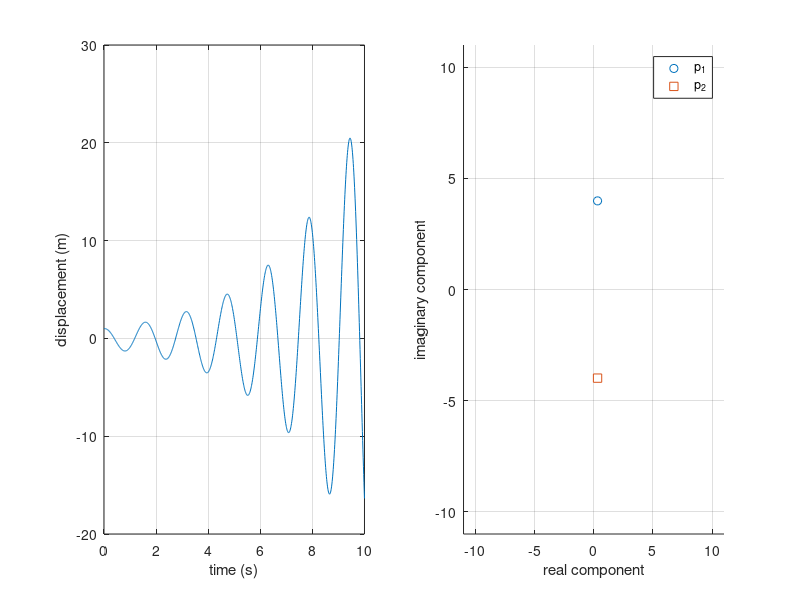

Reproduce this figure in MATLAB.
%{
Example of 2nd order system stability
%}

clear
clc
close all

%% System data for free response

wn = 4;                     % natural frequency omega_n, rad/sec
z = -0.08;                     % damping z for a stable underdamped system
EOM = [1 2*z*wn wn^2];      % standard form of the EOM for free vibration
x_0 = 1;                 % initial displacement of the system
v_0 = 0;                    % initial velocity of the system
tt = linspace(0,10,1000);   % time vector of the system

% calculate the roots of the system
p=roots(EOM)              

% select the damping case and solve for the temporal displacement 
if abs(z) < 1 % underdamped
    A = sqrt(wn^2*x_0^2+v_0^2)/wn;
    phi = atan((x_0*wn)/v_0);
    xx = A*exp(-z*wn*tt).*sin(wn*tt+phi);
elseif abs(z) == 1 % critically damped
        a_1 = x_0;
        a_2 = v_0+wn*x_0;
        xx = (a_1 + a_2*tt).*exp(z*-wn*tt);
elseif abs(z) > 1 % overdamped        
        a_1 = (-v_0 + (-z + sqrt(z^2-1) )* wn*x_0)/(2 * wn * sqrt(z^2 -1));
        a_2 = (v_0 + (z + sqrt(z^2-1) )* wn*x_0)/(2 * wn * sqrt(z^2 -1));
        xx = exp(-z*wn*tt) .* (a_1* exp(-wn*tt*sqrt(z^2-1)) + a_2 * exp(wn*tt*sqrt(z^2-1)));
end


%% Plot the results

% plot the time-series response
figure('units','inch','position',[2,2,7,3])
subplot(1,2,1)
plot(tt,xx)
xlabel('time (s)')
ylabel('displacement (m)')
grid on

% plot the poles
subplot(1,2,2)
hold on
axis([-11,11,-11,11])
grid on
scatter(real(p(1)),imag(p(1)))
scatter(real(p(2)),imag(p(2)),'s')
legend('p_1','p_2')
xlabel('real component')
ylabel('imaginary component')

